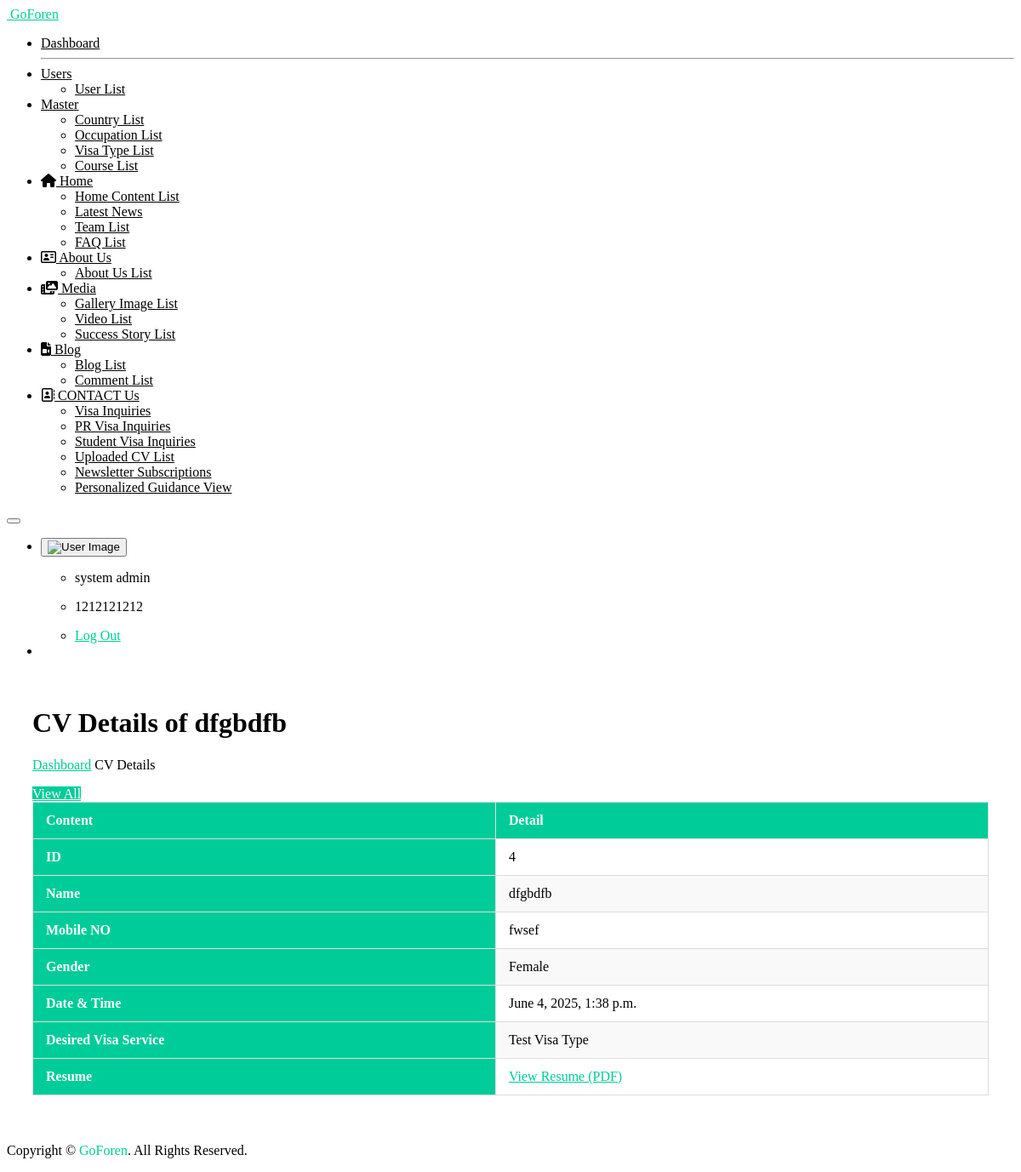
The page /cv_detail_view/4/ (signed in) on the database its author committed.
### myapp/models.py (models this page shows, shortened)
class tbl_cv(models.Model):
    name = models.CharField(max_length=100)
    number = models.CharField(max_length=15)
    gender = models.CharField(max_length=15)
    desired_visa_service = models.CharField(max_length=50, null=True)
    resume = models.FileField(upload_to='resumes/')
    captcha_entered = models.CharField(max_length=20)
    created_at = models.DateTimeField(auto_now_add=True)
    updated_at = models.DateTimeField(auto_now=True)
    class Meta:
        db_table = 'tbl_cv'

### myapp/views.py (the view)
    def wrapper(request, *args, **kwargs):
        if 'user_id' not in request.session:
            return redirect('open_sign_in_page')
        return view_func(request, *args, **kwargs)

### myapp/views.py (called while the page is built)
def login_required_custom(view_func):
    def wrapper(request, *args, **kwargs):
        if 'user_id' not in request.session:
            return redirect('open_sign_in_page')
        return view_func(request, *args, **kwargs)
    return wrapper

@login_required_custom
def cv_detail_view(request, id):
    cv = get_object_or_404(tbl_cv, id=id)
    context = {
        "inq": cv,
    }
    return render(request, "cv-detail.html", context)

### templates/cv-detail.html (shortened to what this page needs)
{% extends "base.html" %}
{% load static %}
{% block start %}
<div class="ec-content-wrapper">
    <div class="content">
        <div class="breadcrumb-wrapper d-flex align-items-center justify-content-between">
            <div>
                <h1>CV Details of {{ inq.name }}</h1>
                <p class="breadcrumbs">
                    <span><a href="{% url 'dashboard_view' %}">Dashboard</a></span>
                    <span></span>CV Details
                </p>
            </div>
            						<div>
							<a href="{% url 'cv_list_view' %}" class="btn btn-primary"> View All
							</a>
						</div>
        </div>
        <div class="row">
            <div class="col-12">
                <div class="card card-default">
                    <div class="card-body">
                        <div class="table-responsive">
                            <table id="responsive-data-table" class="table">
                                <thead>
                                    <tr style="color:black;">
                                        <th>Content</th>
                                        <th>Detail</th>
                                    </tr>
                                </thead>
                                <tbody>
                                    <tr><th>ID</th><td>{{ inq.id }}</td></tr>
                                    <tr><th>Name</th><td>{{ inq.name }}</td></tr>
                                    <tr><th>Mobile NO</th><td>{{ inq.number }}</td></tr>
                                    <tr><th>Gender</th><td>{{ inq.gender }}</td></tr>
                                    <tr><th>Date & Time</th><td>{{ inq.created_at }}</td></tr>
                                    <tr><th>Desired Visa Service</th><td>{{ inq.desired_visa_service }}</td></tr>
                                    <tr>
                                        <th>Resume</th>
                                        <td>
                                            {% if inq.resume %}
                                                <a href="/go_foren/{{ inq.resume.url }}" target="_blank">View Resume (PDF)</a>
                                            {% else %}
                                                No resume uploaded.
                                            {% endif %}
                                        </td>
                                    </tr>
                                </tbody>
                            </table>
                        </div>
                    </div>
                </div>
            </div>
        </div>
    </div>
</div>
{% endblock %}

### templates/cv-detail.html (style rules this page uses)
a { color: #00cc99; word-wrap: break-word; }
.btn.btn-primary { color: #fff; background-color: #00cc99; border-color: #00cc99; }
table { width: 100% !important; border-collapse: collapse; margin-bottom: 20px; table-layout: auto; word-wrap: break-word; word-break: break-word; }
table, th, td { border: 1px solid #ddd; }
th, td { padding: 12px 15px; text-align: left; vertical-align: top; white-space: normal !important; }
th { background-color: #00cc99; color: white; white-space: nowrap; }
tbody tr:nth-child(even) { background-color: #f9f9f9; }
.ec-content-wrapper { padding: 20px 30px; }
th { background-color: #00cc99 !important; color: white !important; white-space: nowrap; padding: 12px 15px; text-align: left; vertical-align: middle; }

### rows shown on the page
tbl_cv: name "dfgbdfb", id "4", number "fwsef", gender "Female", created_at "June 4, 2025, 1:38 p.m.", desired_visa_service "Test Visa Type"

### other values the page prints
{{ request.session.session_username }} "system admin"
{{ request.session.session_mobile }} "1212121212"
